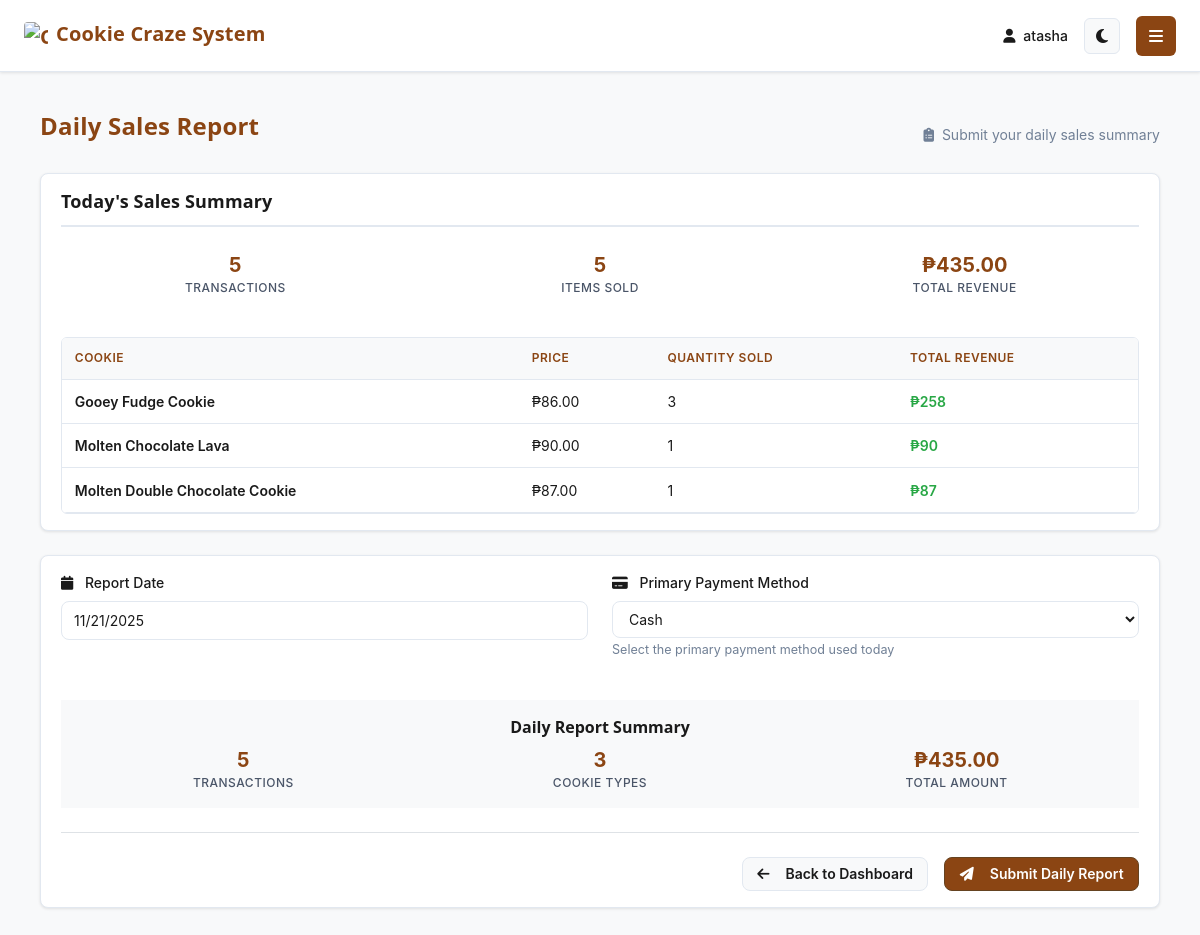
The page /app/daily-sales/ (signed in) on the database its author committed.
### cookie_app/models.py (models this page shows, shortened)
class Cookie(models.Model):
    FLAVOR_CHOICES = [
        ('chocolate', 'Chocolate'), ('vanilla', 'Vanilla'), ('strawberry', 'Strawberry'),
        ('oatmeal', 'Oatmeal'), ('peanut_butter', 'Peanut Butter'), ('butter', 'Butter'),
        ('white_chocolate', 'White Chocolate'), ('almond', 'Almond'), ('pistachio', 'Pistachio'),
        ('caramel', 'Caramel'), ('mint_chocolate', 'Mint Chocolate'), ('cream_cheese', 'Cream Cheese'),
        ('spice', 'Spice'), ('ube', 'Ube'), ('matcha', 'Matcha'),
        ('chocolate_hazelnut', 'Chocolate Hazelnut'), ('chocolate_marshmallow', 'Chocolate Marshmallow'),
        ('almond_oat', 'Almond Oat'),
    ]
    category = models.ForeignKey(Category, on_delete=models.PROTECT, related_name='cookies')
    image = models.ImageField(upload_to='cookies/', null=True, blank=True)
    name = models.CharField(max_length=100)
    flavor = models.CharField(max_length=30, choices=FLAVOR_CHOICES)
    price = models.DecimalField(max_digits=6, decimal_places=2, validators=[MinValueValidator(Decimal('0.01'))])
    stock_quantity = models.IntegerField(default=0, validators=[MinValueValidator(0)])
    description = models.TextField(blank=True, null=True)
    expiration_date = models.DateField(blank=True, null=True)
    is_available = models.BooleanField(default=True)
    created_at = models.DateTimeField(auto_now_add=True)
    updated_at = models.DateTimeField(auto_now=True)

### cookie_app/views.py (the view)
    def _wrapped_view(request, *args, **kwargs):
        if not request.user.is_authenticated:
            return redirect('home')
        if not is_approved_staff(request.user):
            return redirect('pending_approval')
        return view_func(request, *args, **kwargs)

### cookie_app/views.py (called while the page is built)
def is_approved_staff(user):
    if not user.is_authenticated:
        return False
    if user.is_superuser:
        return True
    try:
        if hasattr(user, 'staff'):
            return user.staff.is_active and user.staff.role != 'pending'
    except:
        pass
    return False

def staff_required(view_func):
    def _wrapped_view(request, *args, **kwargs):
        if not request.user.is_authenticated:
            return redirect('home')
        if not is_approved_staff(request.user):
            return redirect('pending_approval')
        return view_func(request, *args, **kwargs)
    return _wrapped_view

### templates/daily_sales_report.html (shortened to what this page needs)
{% extends 'base.html' %}
{% load static %}
{% block content %}
<div class="content staff-page">
    <div class="unified-page-header">
        <h1 class="unified-h1">Daily Sales Report</h1>
        <div class="text-muted" style="font-size: var(--text-sm);">
            <i class="fas fa-clipboard-list me-1"></i> Submit your daily sales summary
        </div>
    </div>
    <div class="unified-card mb-4">
        <h2 class="unified-h2">Today's Sales Summary</h2>
        <div class="row g-3 mb-4">
            <div class="col-md-4">
                <div class="unified-card-sm text-center">
                    <div class="unified-stat-number">{{ today_sales.count }}</div>
                    <div class="unified-stat-label">Transactions</div>
                </div>
            </div>
            <div class="col-md-4">
                <div class="unified-card-sm text-center">
                    <div class="unified-stat-number">{{ total_items_today }}</div>
                    <div class="unified-stat-label">Items Sold</div>
                </div>
            </div>
            <div class="col-md-4">
                <div class="unified-card-sm text-center">
                    <div class="unified-stat-number">₱{{ total_sales_today|floatformat:2 }}</div>
                    <div class="unified-stat-label">Total Revenue</div>
                </div>
            </div>
        </div>
        {% if sales_summary %}
        <div class="unified-table-container">
            <table class="unified-table">
                <thead>
                    <tr>
                        <th>Cookie</th>
                        <th>Price</th>
                        <th>Quantity Sold</th>
                        <th>Total Revenue</th>
                    </tr>
                </thead>
                <tbody>
                    {% for item in sales_summary %}
                    <tr>
                        <td class="fw-semibold">{{ item.cookie__name }}</td>
                        <td>₱{{ item.cookie__price }}</td>
                        <td>{{ item.total_quantity }}</td>
                        <td class="fw-semibold text-success">
                            ₱{% widthratio item.total_quantity 1 item.cookie__price %}
                        </td>
                    </tr>
                    {% endfor %}
                </tbody>
            </table>
        </div>
        {% endif %}
    </div>
    {% if sales_summary and not has_submitted_today %}
    <div class="unified-card">
        <form method="post" id="daily-sales-form">
            <div class="row mb-4">
                <div class="col-md-6">
                    <div class="unified-form-group">
                        <label class="unified-form-label" for="sales_date">
                            <i class="fas fa-calendar me-2"></i> Report Date
                        </label>
                        <input type="date" name="sales_date" id="sales_date"
                               value="{{ today|date:'Y-m-d' }}" class="unified-form-control" readonly>
                    </div>
                </div>
                <div class="col-md-6">
                    <div class="unified-form-group">
                        <label class="unified-form-label" for="payment_method">
                            <i class="fas fa-credit-card me-2"></i> Primary Payment Method
                        </label>
                        <select name="payment_method" id="payment_method" class="unified-form-control">
                            <option value="cash">Cash</option>
                        </select>
                        <small class="text-muted">Select the primary payment method used today</small>
                    </div>
                </div>
            </div>
            <div class="unified-form-group">
                <div class="unified-card-sm bg-light text-center">
                    <h3 class="unified-h3">Daily Report Summary</h3>
                    <div class="row">
                        <div class="col-4">
                            <div class="unified-stat-number">{{ today_sales.count }}</div>
                            <div class="unified-stat-label">Transactions</div>
                        </div>
                        <div class="col-4">
                            <div class="unified-stat-number">{{ sales_summary|length }}</div>
                            <div class="unified-stat-label">Cookie Types</div>
                        </div>
                        <div class="col-4">
                            <div class="unified-stat-number">₱{{ total_sales_today|floatformat:2 }}</div>
                            <div class="unified-stat-label">Total Amount</div>
                        </div>
                    </div>
                </div>
            </div>
            <div class="d-flex gap-3 justify-content-end mt-4 pt-4 border-top">
                <a href="{% url 'dashboard' %}" class="unified-btn unified-btn-secondary">
                    <i class="fas fa-arrow-left me-2"></i> Back to Dashboard
                </a>
                <button type="submit" class="unified-btn unified-btn-primary" id="submit-btn">
                    <i class="fas fa-paper-plane me-2"></i> Submit Daily Report
                </button>
            </div>
        </form>
    </div>
    {% endif %}
</div>
{% endblock %}

### templates/base.html (shortened to what this page needs)
<!DOCTYPE html>
<html lang="en">
<head>
    {% load static %}
    <link href="https://cdn.jsdelivr.net/npm/bootstrap@5.3.2/dist/css/bootstrap.min.css" rel="stylesheet">
    <link rel="stylesheet" href="https://cdnjs.cloudflare.com/ajax/libs/font-awesome/6.4.0/css/all.min.css">
    <link rel="stylesheet" href="{% static 'css/style.css' %}">
</head>
<body data-theme="light" {% if user.is_authenticated %}class="authenticated"{% endif %}>
    {% if user.is_authenticated %}
    <div class="main-content" id="main-content">
        <header class="header">
            <div class="header-title">
                {% if request.path == '/app/admin-dashboard/' %}
                    Admin Dashboard
                {% elif request.path == '/app/staff-dashboard/' %}
                    Staff Dashboard
                {% elif 'inventory' in request.path %}
                    <span class="brand-title">
                        <img src="{% static 'images/cookie-craze-logo.png' %}" alt="Cookie Craze" class="brand-logo">
                        <span>Cookie Craze System</span>
                    </span>
                {% elif 'sale' in request.path and 'daily-sales' not in request.path %}
                    <span class="brand-title">
                        <img src="{% static 'images/cookie-craze-logo.png' %}" alt="Cookie Craze" class="brand-logo">
                        <span>Cookie Craze System</span>
                    </span>
                {% elif 'daily-sales' in request.path %}
                    <span class="brand-title">
                        <img src="{% static 'images/cookie-craze-logo.png' %}" alt="Cookie Craze" class="brand-logo">
                        <span>Cookie Craze System</span>
                    </span>
                {% elif 'staff-management' in request.path %}
                    Staff Management
                {% elif 'admin-sales-monitoring' in request.path %}
                    Sales Monitoring
                {% elif 'staff-sales-history' in request.path %}
                    My Sales History
                {% elif 'report' in request.path %}
                    Reports & Analytics
                {% else %}
                    <span class="brand-title">
                        <img src="{% static 'images/cookie-craze-logo.png' %}" alt="Cookie Craze" class="brand-logo">
                        <span>Cookie Craze System</span>
                    </span>
                {% endif %}
            </div>
            <div class="header-right">
                <div class="user-info">
                    <span>
                        {% if user.is_superuser or user.staff.role == 'admin' %}
                            <i class="fas fa-crown text-warning me-1"></i>
                        {% else %}
                            <i class="fas fa-user me-1"></i>
                        {% endif %}
                        {{ user.username }}
                    </span>
                    <button class="theme-toggle" id="themeToggle" title="Toggle dark mode">
                    </button>
                </div>
                <button class="sidebar-toggle" id="sidebarToggle" title="Toggle sidebar">
                    <i class="fas fa-bars"></i>
                </button>
            </div>
        </header>
        <div class="content">
            {% block content %}
            {% endblock %}
        </div>
    </div>
    {% endif %}
</body>
</html>

### static/css/style.css (style rules this page uses)
:root { --primary: #8B4513; --primary-light: #A0522D; --primary-dark: #654321; --accent: #D2691E; --accent-light: #F5DEB3; --bg-primary: #f8f9fa; --bg-secondary: #ffffff; --bg-tertiary: #e9ecef; --text-primary: #2d3748; --text-secondary: #4a5568; --text-muted: #718096; --border: #cbd5e0; --success: #38a169; --warning: #d69e2e; --danger: #e53e3e; --info: #3182ce; --shadow-sm: 0 1px 2px rgba(0, 0, 0, 0.05); --shadow: 0 2px 4px rgba(0, 0, 0, 0.1); --shadow-lg: 0 4px 8px rgba(0, 0, 0, 0.15); --font-family: 'Segoe UI', system-ui, -apple-system, sans-serif; --text-xs: 0.75rem; --text-sm: 0.875rem; --text-base: 1rem; --text-lg: 1.125rem; --text-xl: 1.25rem; --text-2xl: 1.5rem; --text-3xl: 1.875rem; --space-1: 0.25rem; --space-2: 0.5rem; --space-3: 0.75rem; --space-4: 1rem; --space-5: 1.25rem; --space-6: 1.5rem; --space-8: 2rem; --radius-sm: 4px; --radius: 6px; --radius-lg: 8px; --radius-xl: 12px; }
* { margin: 0; padding: 0; box-sizing: border-box; transition: background-color 0.3s ease, color 0.3s ease, border-color 0.3s ease; }
body { font-family: var(--font-family); background: var(--bg-primary); color: var(--text-primary); line-height: 1.5; font-size: var(--text-base); font-weight: 400; -webkit-font-smoothing: antialiased; -moz-osx-font-smoothing: grayscale; }
h1, h2, h3, h4, h5, h6 { color: var(--text-primary); font-weight: 600; line-height: 1.3; margin-bottom: var(--space-4); }
h1 { font-size: var(--text-3xl); color: var(--primary); font-weight: 700; margin-bottom: var(--space-5); }
h2 { font-size: var(--text-2xl); color: var(--primary); font-weight: 600; border-bottom: 2px solid var(--border); padding-bottom: var(--space-3); margin-bottom: var(--space-4); }
h3 { font-size: var(--text-xl); color: var(--text-primary); font-weight: 600; margin-bottom: var(--space-3); }
.text-muted { color: var(--text-muted) !important; }
.content { padding: var(--space-5); max-width: 1400px; margin: 0 auto; }
table { width: 100%; border-collapse: collapse; background: var(--bg-secondary); font-size: var(--text-sm); }
th, td { padding: var(--space-3); text-align: left; border-bottom: 1px solid var(--border); color: var(--text-primary); }
th { background: var(--bg-tertiary); color: var(--primary); font-weight: 600; font-size: var(--text-xs); text-transform: uppercase; letter-spacing: 0.05em; }

### templates/daily_sales_report.html (style rules this page uses)
.staff-page { font-family: Inter, system-ui, -apple-system, Segoe UI, Roboto, Helvetica, Arial, "Apple Color Emoji", "Segoe UI Emoji"; }
.staff-page .unified-h1 { font-weight: 700; letter-spacing: .2px; }
.staff-page .unified-h2 { font-weight: 650; letter-spacing: .15px; }
.staff-page .unified-page-header { margin-bottom: 1rem; }
.staff-page .unified-card { padding: 1rem 1.25rem; }
.staff-page .unified-btn { padding: .55rem .9rem; border-radius: 8px; font-weight: 600; }
.staff-page .unified-form-control { border-radius: 8px; }
.staff-page .unified-table th, .staff-page .unified-table td { padding: .7rem .8rem; }
.bg-light { background: var(--bg-tertiary) !important; }

### rows shown on the page
Cookie: cookie__name "Gooey Fudge Cookie", cookie__price "86.00", total_quantity "3", total_quantity "258"
Cookie: cookie__name "Molten Chocolate Lava", cookie__price "90.00", total_quantity "1", total_quantity "90"
Cookie: cookie__name "Molten Double Chocolate Cookie", cookie__price "87.00", total_quantity "1", total_quantity "87"

### other values the page prints
{{ user.username }} "atasha"
{{ today_sales.count }} "5"
{{ total_items_today }} "5"
{{ total_sales_today|floatformat:2 }} "435.00"
{{ sales_summary|length }} "3"
